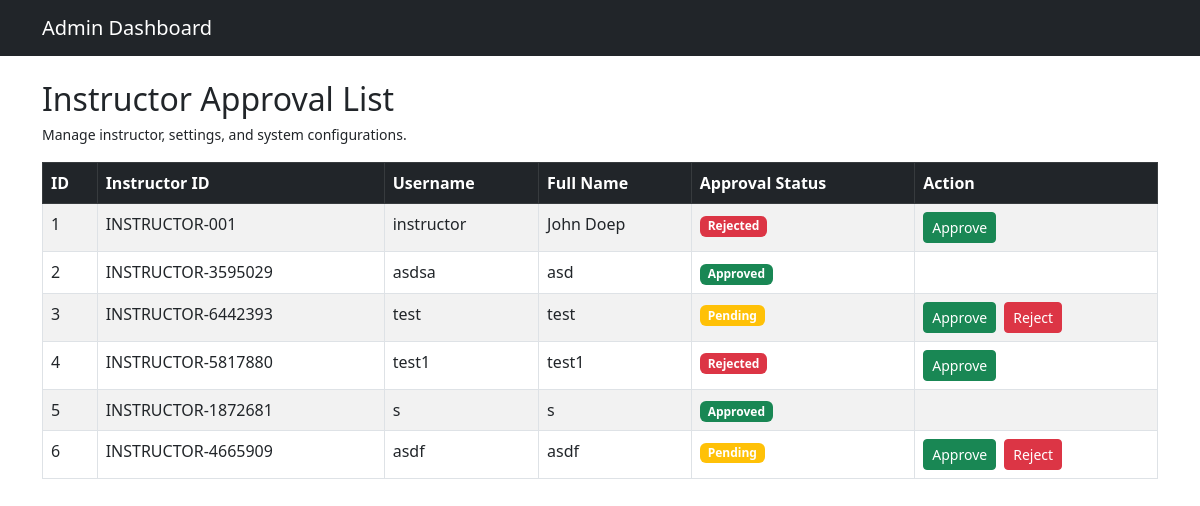
Page /view/pages/admin/dashboard.php (signed in) on the committed database.
### tables this page shows
CREATE TABLE `tbl_instructor` (
  `id` int(255) NOT NULL,
  `instructor_id` varchar(255) NOT NULL,
  `instructor_username` varchar(255) NOT NULL,
  `instructor_password` varchar(255) NOT NULL,
  `instructor_fullname` varchar(255) NOT NULL,
  `isApproved` tinyint(1) NOT NULL DEFAULT 0
);

### connection/connection.php (called while the page is built, shortened)
<?php
class config {
    public function __construct(){
        $dsn = "mysql:host=".H.";dbname=".DB;
        $username = U;
        $password = P;
        try {
            $this->pdo = new PDO($dsn, $username, $password);
        } catch (PDOException $e) {
            die("Connection failed: " . $e->getMessage());
        }
    }
}
?>

### controller/AdminController.php (called while the page is built, shortened)
<?php
require_once('../../../services/AdminServices.php');
$admin = new AdminServices();
$getAllNeedApprovalIntructor = $admin->getAllInstructor();
?>

### services/AdminServices.php (called while the page is built, shortened)
<?php
require_once("../../../connection/connection.php");
class AdminServices extends config {
    public function getAllInstructor() {
        try {
                $query = "SELECT * FROM `tbl_instructor` ";
                $stmt = $this->pdo->prepare($query);
                $stmt->execute();
                return $stmt->fetchAll(PDO::FETCH_ASSOC);
        }
        catch (PDOException $e) {
            echo "Error: " . $e->getMessage();
        }
    }
}
?>

### view/pages/admin/dashboard.php (the view, shortened to what this page needs)
<?php
    include_once('../../../controller/AdminController.php');
?>
<!DOCTYPE html>
<html lang="en">
<head>
    <link href="https://cdn.jsdelivr.net/npm/bootstrap@5.3.0/dist/css/bootstrap.min.css" rel="stylesheet">
</head>
<body>
    <nav class="navbar navbar-expand-lg navbar-dark bg-dark">
        <div class="container">
            <a class="navbar-brand" href="#">Admin Dashboard</a>
        </div>
    </nav>
    <div class="container mt-4">
        <h2 class="mb-1">Instructor Approval List</h2>
        <small>Manage instructor, settings, and system configurations.</small>
        <table class="table table-bordered table-striped mt-3">
            <thead class="table-dark">
                <tr>
                    <th>ID</th>
                    <th>Instructor ID</th>
                    <th>Username</th>
                    <th>Full Name</th>
                    <th>Approval Status</th>
                    <th>Action</th>
                </tr>
            </thead>
            <tbody>
                <?php if (!empty($getAllNeedApprovalIntructor)): ?>
                    <?php foreach ($getAllNeedApprovalIntructor as $instructor): ?>
                        <tr>
                            <td><?php echo htmlspecialchars($instructor['id']); ?></td>
                            <td><?php echo htmlspecialchars($instructor['instructor_id']); ?></td>
                            <td><?php echo htmlspecialchars($instructor['instructor_username']); ?></td>
                            <td><?php echo htmlspecialchars($instructor['instructor_fullname']); ?></td>
                            <td>
                                <?php
                                    if($instructor['isApproved'] == 0){
                                        echo '<span class="badge bg-warning">Pending</span>';
                                    }else if($instructor['isApproved'] == 2){
                                        echo '<span class="badge bg-success">Approved</span>';
                                    }else{
                                        echo '<span class="badge bg-danger">Rejected</span>';
                                    }
                                ?>
                            </td>
                            <td>
                                <?php if($instructor['isApproved'] != 2){?>
                                    <div class="d-flex gap-2">
                                        <form action="" method="post">
                                            <button type="submit" name="approve_instructor" class="btn btn-success btn-sm">Approve</button>
                                        </form>
                                        <?php
                                        if($instructor['isApproved'] != 1){
                                        ?>
                                            <form action="" method="post">
                                                <button type="submit" name="approve_instructor" class="btn btn-danger btn-sm">Reject</button>
                                            </form>
                                        <?php }?>
                                    </div>
                                </td>
                            <?php }?>
                        </tr>
                    <?php endforeach; ?>
                <?php else: ?>
                    <tr>
                        <td colspan="6" class="text-center">No instructors pending approval.</td>
                    </tr>
                <?php endif; ?>
            </tbody>
        </table>
    </div>
</body>
</html>
</body>
</html>

### rows in the picture
tbl_instructor: id "1", instructor "INSTRUCTOR-001", instructor_username "instructor", instructor_fullname "John Doep", isApproved "Rejected"
tbl_instructor: id "2", instructor "INSTRUCTOR-3595029", instructor_username "asdsa", instructor_fullname "asd", isApproved "Approved"
tbl_instructor: id "3", instructor "INSTRUCTOR-6442393", instructor_username "test", instructor_fullname "test", isApproved "Pending"
tbl_instructor: id "4", instructor "INSTRUCTOR-5817880", instructor_username "test1", instructor_fullname "test1", isApproved "Rejected"
tbl_instructor: id "5", instructor "INSTRUCTOR-1872681", instructor_username "s", instructor_fullname "s", isApproved "Approved"
tbl_instructor: id "6", instructor "INSTRUCTOR-4665909", instructor_username "asdf", instructor_fullname "asdf", isApproved "Pending"
